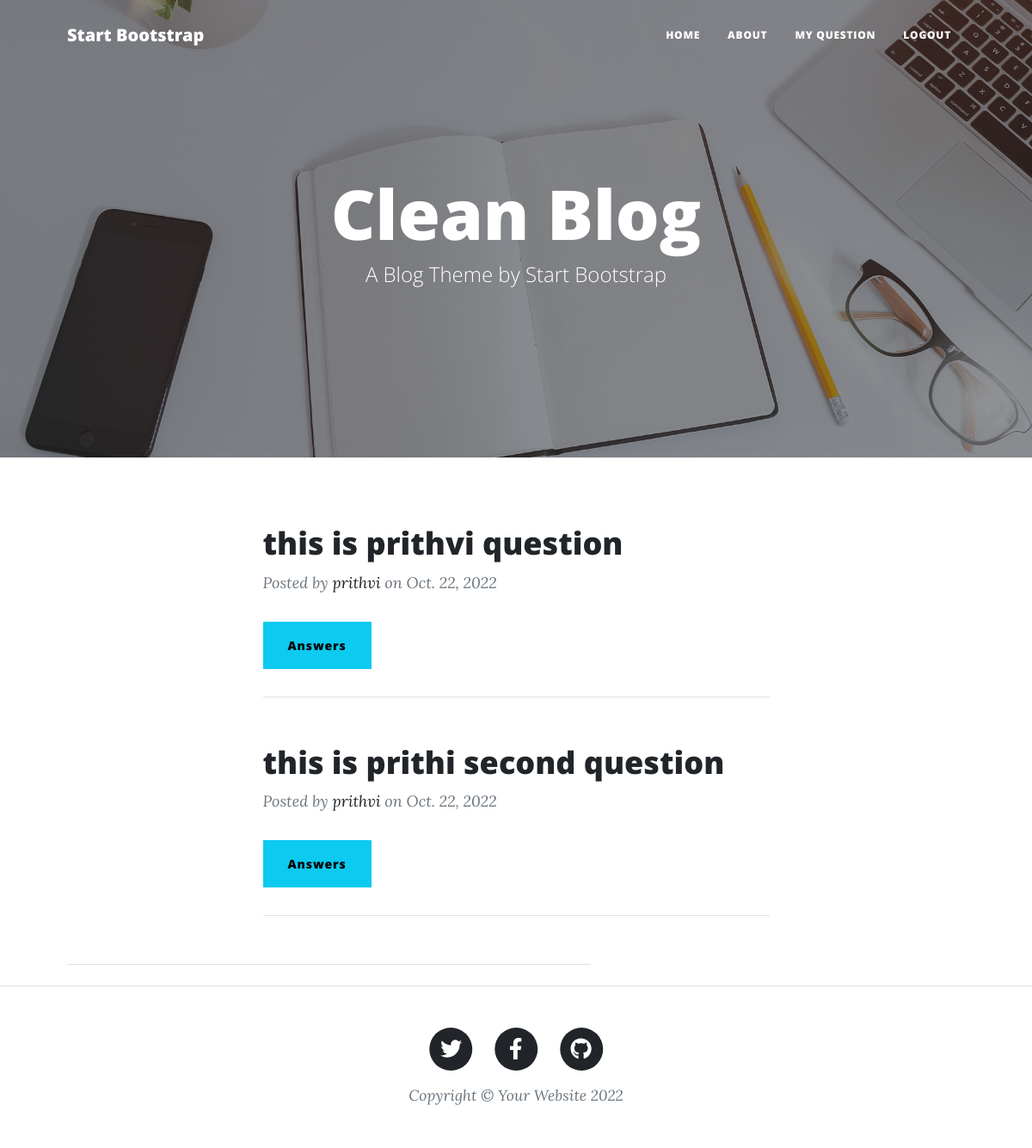
/myquestions (signed in), run on the app's committed database.
### stack/models.py (models this page shows, shortened)
class Questions(models.Model):
    question=models.CharField(max_length=200)
    image=models.ImageField(upload_to="images",null=True,blank=True)
    user=models.ForeignKey(User,on_delete=models.CASCADE)
    created_date=models.DateField(auto_now_add=True)
    is_active=models.BooleanField(default=True)
    @property
    def fetch_answers(self):
        answers=self.answers_set.all().annotate(up_count=Count('up_vote')).order_by('-up_count')
        return answers

### stack/views.py (the view)
# urls.py: path('myquestions',views.MyQuestionsView.as_view(),name="my-question"),
class MyQuestionsView(ListView):
    model=Questions
    context_object_name="questions"
    template_name="myquestions.html"
    def get_queryset(self):
        return  Questions.objects.filter(user=self.request.user)

### stack/templates/myquestions.html (shortened to what this page needs)
{%extends 'base.html'%}
{%block body_block%}
  {% for q in questions%}
  <div class="col-md-10 col-lg-8 col-xl-7">
    <div class="post-preview">
      <a href="post.html">
        <h2 class="post-title">{{q.question}}</h2>
      </a>
      <p class="post-meta">
        Posted by
        <a href="#!">{{q.user}}</a>
        on {{q.created_date}}
      <div>
        <p>
          <button class="btn btn-info" type="button" data-bs-toggle="collapse"
            data-bs-target="#answerlist{{ forloop.counter }}" aria-expanded="false" aria-controls="collapseExample">
            Answers
          </button>
        </p>
      </div>
      </p>
    </div>
    <hr class="my-4" />
  </div>
  {%endfor%}
</div>
{%endblock%}

### data on the page
Questions: question "this is prithvi question", user "prithvi", created_date "Oct. 22, 2022"
Questions: question "this is prithi second question", user "prithvi", created_date "Oct. 22, 2022"
